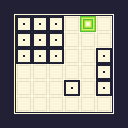

The image is a tile-based game level rendered from a .tmx file. Its description and complete source (layers, tilesets, objects, tile grids) follow:
An orthogonal 8x8 tile map with 16x16 px tiles, 1 tile layer (Default).

<map version="1.4" tiledversion="1.4.3" orientation="orthogonal" renderorder="right-down" width="8" height="8" tilewidth="16" tileheight="16" infinite="0" nextlayerid="2" nextobjectid="1">
 <tileset firstgid="1" source="BasicTileset.tsx" />
 <layer id="1" name="Default" width="8" height="8">
  <data encoding="csv">
14,12,12,12,12,12,12,15,
13,5,5,5,4,1,4,10,
13,5,5,5,4,4,4,10,
13,5,5,5,4,4,5,10,
13,4,4,4,4,4,5,10,
13,4,4,4,5,4,5,10,
13,4,4,4,4,4,4,10,
16,11,11,11,11,11,11,17
</data>
 </layer>
</map>
